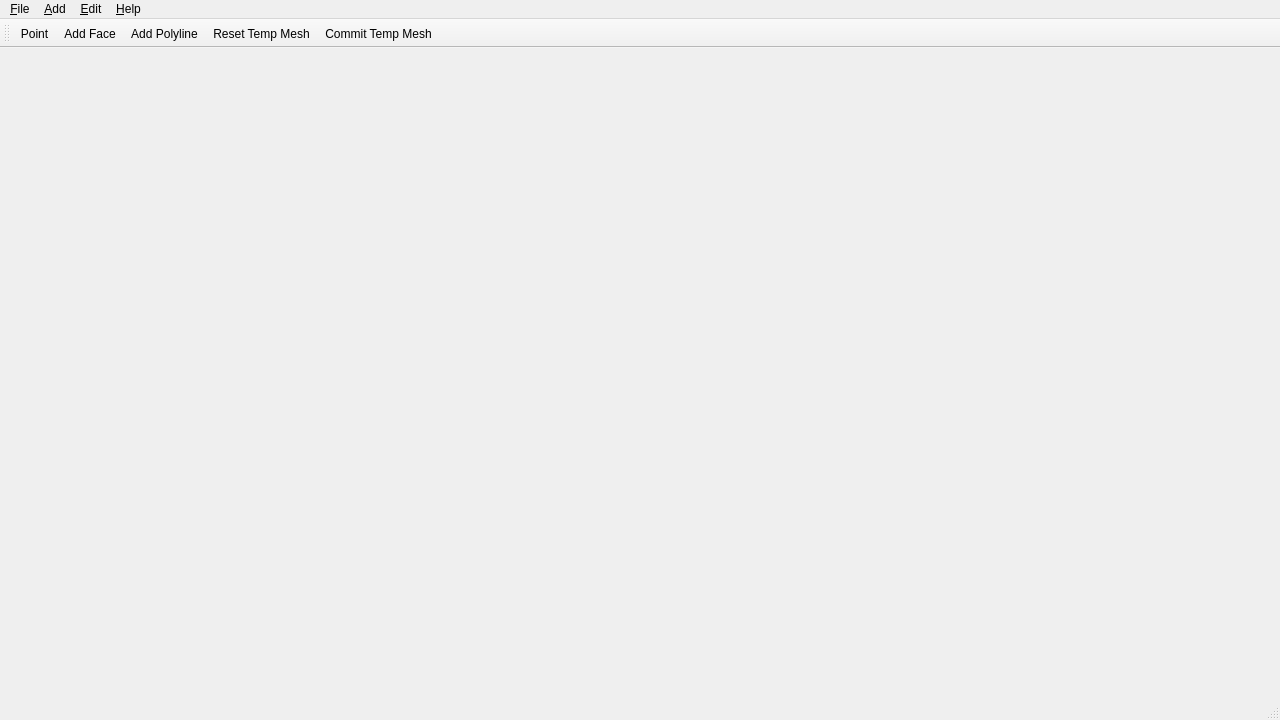
<?xml version="1.0" encoding="UTF-8"?>
<ui version="4.0">
 <class>MainWindow</class>
 <widget class="QMainWindow" name="MainWindow">
  <property name="geometry">
   <rect>
    <x>0</x>
    <y>0</y>
    <width>1280</width>
    <height>720</height>
   </rect>
  </property>
  <widget class="QWidget" name="centralwidget"/>
  <widget class="QMenuBar" name="menubar">
   <property name="geometry">
    <rect>
     <x>0</x>
     <y>0</y>
     <width>1280</width>
     <height>22</height>
    </rect>
   </property>
   <widget class="QMenu" name="menuFile">
    <property name="title">
     <string>&amp;File</string>
    </property>
    <addaction name="actionNew"/>
    <addaction name="actionOpen"/>
    <addaction name="actionReload"/>
    <addaction name="actionSave"/>
    <addaction name="actionExit"/>
   </widget>
   <widget class="QMenu" name="menuHelp">
    <property name="title">
     <string>&amp;Help</string>
    </property>
    <addaction name="actionAbout"/>
    <addaction name="actionAboutQt"/>
   </widget>
   <widget class="QMenu" name="menuAdd">
    <property name="title">
     <string>&amp;Add</string>
    </property>
    <addaction name="actionPoint"/>
    <addaction name="actionInstance"/>
   </widget>
   <widget class="QMenu" name="menuEdit">
    <property name="title">
     <string>&amp;Edit</string>
    </property>
    <addaction name="actionMerge"/>
    <addaction name="actionSubdivide"/>
    <addaction name="separator"/>
    <addaction name="actionAddFace"/>
    <addaction name="actionAddPolyline"/>
    <addaction name="actionResetTempMesh"/>
    <addaction name="actionCommitTempMesh"/>
   </widget>
   <addaction name="menuFile"/>
   <addaction name="menuAdd"/>
   <addaction name="menuEdit"/>
   <addaction name="menuHelp"/>
  </widget>
  <widget class="QStatusBar" name="statusbar"/>
  <widget class="QToolBar" name="toolBar">
   <property name="windowTitle">
    <string>toolBar</string>
   </property>
   <attribute name="toolBarArea">
    <enum>TopToolBarArea</enum>
   </attribute>
   <attribute name="toolBarBreak">
    <bool>false</bool>
   </attribute>
   <addaction name="actionPoint"/>
   <addaction name="actionAddFace"/>
   <addaction name="actionAddPolyline"/>
   <addaction name="actionResetTempMesh"/>
   <addaction name="actionCommitTempMesh"/>
  </widget>
  <action name="actionNew">
   <property name="text">
    <string>&amp;New</string>
   </property>
   <property name="shortcut">
    <string>Ctrl+N</string>
   </property>
  </action>
  <action name="actionOpen">
   <property name="text">
    <string>&amp;Open</string>
   </property>
   <property name="shortcut">
    <string>Ctrl+O</string>
   </property>
  </action>
  <action name="actionSave">
   <property name="text">
    <string>&amp;Save</string>
   </property>
   <property name="shortcut">
    <string>Ctrl+S</string>
   </property>
  </action>
  <action name="actionExit">
   <property name="text">
    <string>E&amp;xit</string>
   </property>
   <property name="shortcut">
    <string>Ctrl+Q</string>
   </property>
  </action>
  <action name="actionAbout">
   <property name="text">
    <string>About</string>
   </property>
  </action>
  <action name="actionPoint">
   <property name="text">
    <string>&amp;Point</string>
   </property>
  </action>
  <action name="actionInstance">
   <property name="text">
    <string>&amp;Instance</string>
   </property>
  </action>
  <action name="actionReload">
   <property name="text">
    <string>&amp;Reload</string>
   </property>
  </action>
  <action name="actionAboutQt">
   <property name="text">
    <string>About Qt</string>
   </property>
  </action>
  <action name="actionMerge">
   <property name="text">
    <string>&amp;Merge</string>
   </property>
  </action>
  <action name="actionSubdivide">
    <property name="text">
      <string>&amp;Subdivide</string>
    </property>
  </action>
  <action name="actionAddFace">
   <property name="text">
    <string>Add Face</string>
   </property>
  </action>
  <action name="actionAddPolyline">
    <property name="text">
      <string>Add Polyline</string>
    </property>
  </action>
  <action name="actionResetTempMesh">
   <property name="text">
    <string>Reset Temp Mesh</string>
   </property>
  </action>
  <action name="actionCommitTempMesh">
   <property name="text">
    <string>Commit Temp Mesh</string>
   </property>
  </action>
 </widget>
 <resources/>
 <connections/>
</ui>
